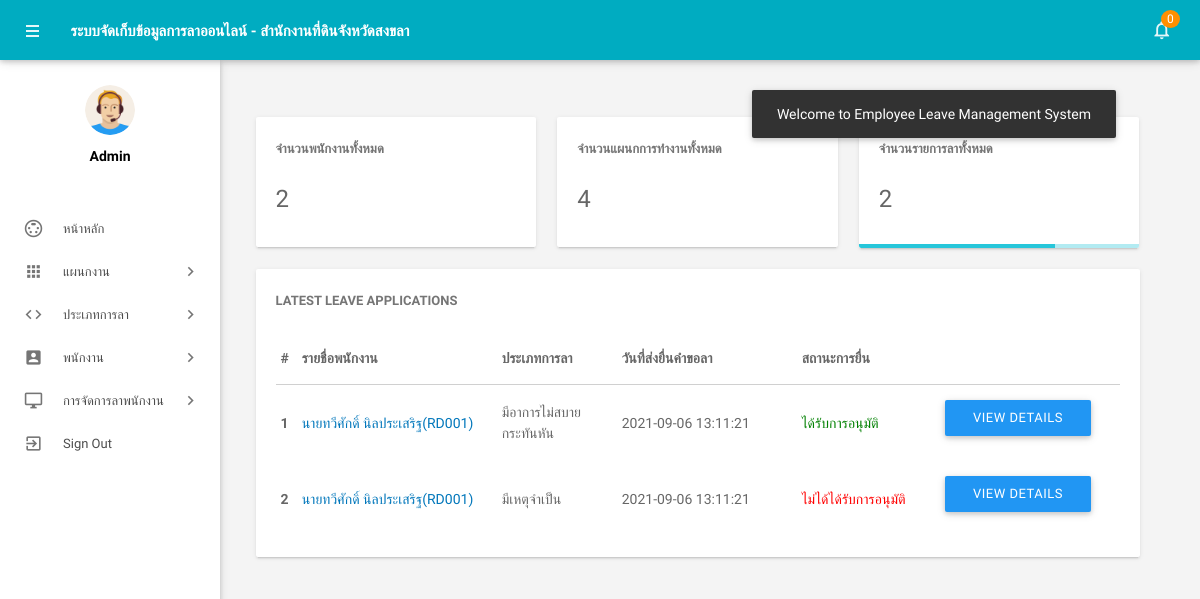
Screenshot of /admin/dashboard.php (signed in) with the database file from the repository.
### tables this page shows
CREATE TABLE IF NOT EXISTS tblleaves(
  `id` int(11) NOT NULL,
  `LeaveType` varchar(110) NOT NULL,
  `ToDate` varchar(120) NOT NULL,
  `FromDate` varchar(120) NOT NULL,
  `Description` mediumtext NOT NULL,
  `PostingDate` timestamp NOT NULL DEFAULT CURRENT_TIMESTAMP,
  `AdminRemark` mediumtext,
  `AdminRemarkDate` varchar(120) DEFAULT NULL,
  `Status` int(1) NOT NULL,
  `IsRead` int(1) NOT NULL,
  `empid` int(11) DEFAULT NULL
)CHARACTER SET utf8;

CREATE TABLE IF NOT EXISTS tblemployees(
 `id` int(11) NOT NULL,
  `EmpId` varchar(100) NOT NULL,
  `FirstName` varchar(150) NOT NULL,
  `LastName` varchar(150) NOT NULL,
  `EmailId` varchar(200) NOT NULL,
  `Password` varchar(180) NOT NULL,
  `Gender` varchar(100) NOT NULL,
  `Dob` varchar(100) NOT NULL,
  `Department` varchar(255) NOT NULL,
  `Address` varchar(255) NOT NULL,
  `City` varchar(200) NOT NULL,
  `Country` varchar(150) NOT NULL,
  `Phonenumber` char(11) NOT NULL,
  `Status` int(1) NOT NULL,
  `RegDate` timestamp NOT NULL DEFAULT CURRENT_TIMESTAMP
)CHARACTER SET utf8;

### admin/dashboard.php (the view, shortened to what this page needs)
<?php
include('includes/config.php');
if(strlen($_SESSION['alogin'])==0)
    {
header('location:index.php');
}
else{
?>
<!DOCTYPE html>
<html lang="en">
    <head>
        <link type="text/css" rel="stylesheet" href="../assets/plugins/materialize/css/materialize.min.css"/>
        <link href="../assets/plugins/metrojs/MetroJs.min.css" rel="stylesheet">
        <link href="../assets/plugins/weather-icons-master/css/weather-icons.min.css" rel="stylesheet">
        <link href="../assets/css/alpha.min.css" rel="stylesheet" type="text/css"/>
        <link href="../assets/css/custom.css" rel="stylesheet" type="text/css"/>
    </head>
    <body>
           <?php include('includes/header.php');?>
       <?php include('includes/sidebar.php');?>
            <main class="mn-inner">
                <div class="middle-content">
                    <div class="row no-m-t no-m-b">
                    <div class="col s12 m12 l4">
                        <div class="card stats-card">
                            <div class="card-content">
                                <span class="card-title">จำนวนพนักงานทั้งหมด</span>
                                <span class="stats-counter">
<?php
$sql = "SELECT id from tblemployees";
$query = $dbh -> prepare($sql);
$query->execute();
$empcount=$query->rowCount();
?>
                                    <span class="counter"><?php echo htmlentities($empcount);?></span></span>
                            </div>
                            <div id="sparkline-bar"></div>
                        </div>
                    </div>
                        <div class="col s12 m12 l4">
                        <div class="card stats-card">
                            <div class="card-content">
                                <span class="card-title">จำนวนแผนกการทำงานทั้งหมด</span>
    <?php
$sql = "SELECT id from tbldepartments";
$query = $dbh -> prepare($sql);
$query->execute();
$dptcount=$query->rowCount();
?>
                                <span class="stats-counter"><span class="counter"><?php echo htmlentities($dptcount);?></span></span>
                            </div>
                            <div id="sparkline-line"></div>
                        </div>
                    </div>
                    <div class="col s12 m12 l4">
                        <div class="card stats-card">
                            <div class="card-content">
                                <span class="card-title">จำนวนรายการลาทั้งหมด</span>
                                    <?php
$sql = "SELECT id from  tblleaves";
$query = $dbh -> prepare($sql);
$query->execute();
$leavtypcount=$query->rowCount();
?>
                                <span class="stats-counter"><span class="counter"><?php echo htmlentities($leavtypcount);?></span></span>
                            </div>
                            <div class="progress stats-card-progress">
                                <div class="determinate" style="width: 70%"></div>
                            </div>
                        </div>
                    </div>
                </div>
                    <div class="row no-m-t no-m-b">
                        <div class="col s12 m12 l12">
                            <div class="card invoices-card">
                                <div class="card-content">
                                    <span class="card-title">Latest Leave Applications</span>
                             <table id="example" class="display responsive-table ">
                                    <thead>
                                        <tr>
                                            <th>#</th>
                                            <th width="200">รายชื่อพนักงาน</th>
                                            <th width="120">ประเภทการลา</th>
                                             <th width="180">วันที่ส่งยื่นคำขอลา</th>
                                            <th>สถานะการยื่น</th>
                                        </tr>
                                    </thead>
                                    <tbody>
<?php $sql = "SELECT tblleaves.id as lid,tblemployees.FirstName,tblemployees.LastName,tblemployees.EmpId,tblemployees.id,tblleaves.LeaveType,tblleaves.PostingDate,tblleaves.Status from tblleaves join tblemployees on tblleaves.empid=tblemployees.id order by lid desc limit 6";
$query = $dbh -> prepare($sql);
$query->execute();
$results=$query->fetchAll(PDO::FETCH_OBJ);
$cnt=1;
if($query->rowCount() > 0)
{
foreach($results as $result)
{
      ?>
                                        <tr>
                                            <td> <b><?php echo htmlentities($cnt);?></b></td>
                                              <td><a href="editemployee.php?empid=<?php echo htmlentities($result->id);?>" target="_blank"><?php echo htmlentities($result->FirstName." ".$result->LastName);?>(<?php echo htmlentities($result->EmpId);?>)</a></td>
                                            <td><?php echo htmlentities($result->LeaveType);?></td>
                                            <td><?php echo htmlentities($result->PostingDate);?></td>
                                                                       <td><?php $stats=$result->Status;
if($stats==1){
                                             ?>
                                                 <span style="color: green">ได้รับการอนุมัติ</span>
                                                 <?php } if($stats==2)  { ?>
                                                <span style="color: red">ไม่ได้ได้รับการอนุมัติ</span>
                                                 <?php } if($stats==0)  { ?>
 <span style="color: blue">รอการอนุมัติ</span>
 <?php } ?>
                                             </td>
          <td>
           <td><a href="leave-details.php?leaveid=<?php echo htmlentities($result->lid);?>" class="waves-effect waves-light btn blue m-b-xs"  > View Details</a></td>
                                    </tr>
                                         <?php $cnt++;} }?>
                                    </tbody>
                                </table>
                                </div>
                            </div>
                        </div>
                    </div>
                </div>
            </main>
        </div>
    </body>
</html>
<?php } ?>

### admin/dashboard.php (style rules this page uses)
body { font-family: 'IBM Plex Sans Thai Looped', sans-serif; }

### rows the page displays
tblleaves: tblemployees.FirstName+LastName "นายทวีศักดิ์ นิลประเสริฐ", tblemployees.EmpId "RD001", LeaveType "มีอาการไม่สบายกระทันหัน", PostingDate "2021-09-06 13:11:21", Status "ได้รับการอนุมัติ"
tblleaves: tblemployees.FirstName+LastName "นายทวีศักดิ์ นิลประเสริฐ", tblemployees.EmpId "RD001", LeaveType "มีเหตุจำเป็น", PostingDate "2021-09-06 13:11:21", Status "ไม่ได้ได้รับการอนุมัติ"

### other values shown
$unreadcount "0"
$empcount "2"
$dptcount "4"
$leavtypcount "2"
